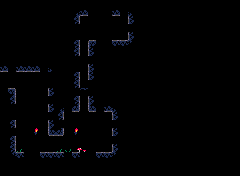

This is a level from a 2D game, rendered from its Tiled map with the project's own tilesets. A one-line summary and the map file follow, with tile-layer data summarised:
An orthogonal 30x22 tile map with 8x8 px tiles, 1 tile layer (Tiles) and 5 objects (5x entity).

<map version="1.10" tiledversion="1.11.2" orientation="orthogonal" renderorder="right-down" width="30" height="22" tilewidth="8" tileheight="8" infinite="0" nextlayerid="1" nextobjectid="1">
 <tileset firstgid="1" source="tileset.tsx" />
 <layer id="1" name="Tiles" width="30" height="22">
  <data>[660 cells, 579 non-empty, 27 distinct tile ids]</data>
 </layer>
 <objectgroup id="2" name="Objects">
  <object id="3" name="blue_orb" type="entity" x="96" y="128" width="8" height="8" />
  <object id="6" name="hint_sign" type="entity" x="96" y="32" width="8" height="8">
   <properties>
    <property name="text" value="lake_hint" />
   </properties>
  </object>
  <object id="4" name="water_tank" type="entity" x="24" y="144" width="8" height="8" />
  <object id="7" name="water_tank" type="entity" x="112" y="32" width="8" height="8" />
  <object id="5" name="player" type="entity" x="24" y="80" width="8" height="8" />
 </objectgroup>
</map>
